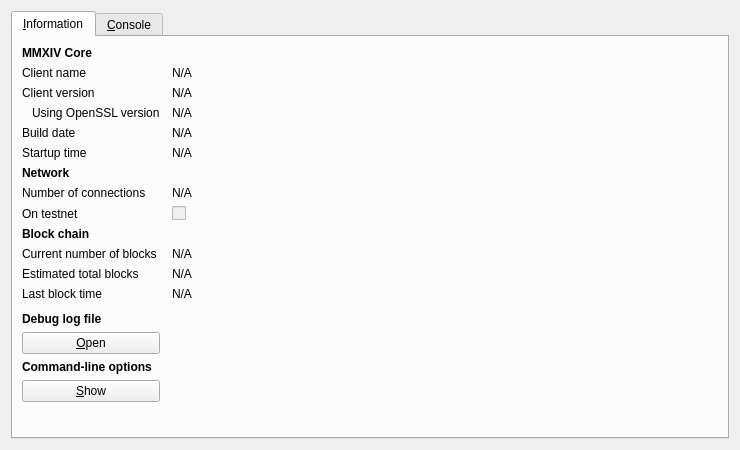
<?xml version="1.0" encoding="UTF-8"?>
<ui version="4.0">
 <class>RPCConsole</class>
 <widget class="QDialog" name="RPCConsole">
  <property name="geometry">
   <rect>
    <x>0</x>
    <y>0</y>
    <width>740</width>
    <height>450</height>
   </rect>
  </property>
  <property name="windowTitle">
   <string>MMXIV - Debug window</string>
  </property>
  <layout class="QVBoxLayout" name="verticalLayout_2">
   <item>
    <widget class="QTabWidget" name="tabWidget">
     <property name="currentIndex">
      <number>0</number>
     </property>
     <widget class="QWidget" name="tab_info">
      <attribute name="title">
       <string>&amp;Information</string>
      </attribute>
      <layout class="QGridLayout" name="gridLayout" columnstretch="0,1">
       <property name="horizontalSpacing">
        <number>12</number>
       </property>
       <item row="0" column="0">
        <widget class="QLabel" name="label_9">
         <property name="font">
          <font>
           <weight>75</weight>
           <bold>true</bold>
          </font>
         </property>
         <property name="text">
          <string>MMXIV Core</string>
         </property>
        </widget>
       </item>
       <item row="1" column="0">
        <widget class="QLabel" name="label_5">
         <property name="text">
          <string>Client name</string>
         </property>
        </widget>
       </item>
       <item row="1" column="1">
        <widget class="QLabel" name="clientName">
         <property name="cursor">
          <cursorShape>IBeamCursor</cursorShape>
         </property>
         <property name="text">
          <string>N/A</string>
         </property>
         <property name="textFormat">
          <enum>Qt::PlainText</enum>
         </property>
         <property name="textInteractionFlags">
          <set>Qt::LinksAccessibleByMouse|Qt::TextSelectableByKeyboard|Qt::TextSelectableByMouse</set>
         </property>
        </widget>
       </item>
       <item row="2" column="0">
        <widget class="QLabel" name="label_6">
         <property name="text">
          <string>Client version</string>
         </property>
        </widget>
       </item>
       <item row="2" column="1">
        <widget class="QLabel" name="clientVersion">
         <property name="cursor">
          <cursorShape>IBeamCursor</cursorShape>
         </property>
         <property name="text">
          <string>N/A</string>
         </property>
         <property name="textFormat">
          <enum>Qt::PlainText</enum>
         </property>
         <property name="textInteractionFlags">
          <set>Qt::LinksAccessibleByMouse|Qt::TextSelectableByKeyboard|Qt::TextSelectableByMouse</set>
         </property>
        </widget>
       </item>
       <item row="3" column="0">
        <widget class="QLabel" name="label_14">
         <property name="text">
          <string>Using OpenSSL version</string>
         </property>
         <property name="indent">
          <number>10</number>
         </property>
        </widget>
       </item>
       <item row="3" column="1">
        <widget class="QLabel" name="openSSLVersion">
         <property name="cursor">
          <cursorShape>IBeamCursor</cursorShape>
         </property>
         <property name="text">
          <string>N/A</string>
         </property>
         <property name="textFormat">
          <enum>Qt::PlainText</enum>
         </property>
         <property name="textInteractionFlags">
          <set>Qt::LinksAccessibleByMouse|Qt::TextSelectableByKeyboard|Qt::TextSelectableByMouse</set>
         </property>
        </widget>
       </item>
       <item row="4" column="0">
        <widget class="QLabel" name="label_12">
         <property name="text">
          <string>Build date</string>
         </property>
        </widget>
       </item>
       <item row="4" column="1">
        <widget class="QLabel" name="buildDate">
         <property name="cursor">
          <cursorShape>IBeamCursor</cursorShape>
         </property>
         <property name="text">
          <string>N/A</string>
         </property>
         <property name="textFormat">
          <enum>Qt::PlainText</enum>
         </property>
         <property name="textInteractionFlags">
          <set>Qt::LinksAccessibleByMouse|Qt::TextSelectableByKeyboard|Qt::TextSelectableByMouse</set>
         </property>
        </widget>
       </item>
       <item row="5" column="0">
        <widget class="QLabel" name="label_13">
         <property name="text">
          <string>Startup time</string>
         </property>
        </widget>
       </item>
       <item row="5" column="1">
        <widget class="QLabel" name="startupTime">
         <property name="cursor">
          <cursorShape>IBeamCursor</cursorShape>
         </property>
         <property name="text">
          <string>N/A</string>
         </property>
         <property name="textFormat">
          <enum>Qt::PlainText</enum>
         </property>
         <property name="textInteractionFlags">
          <set>Qt::LinksAccessibleByMouse|Qt::TextSelectableByKeyboard|Qt::TextSelectableByMouse</set>
         </property>
        </widget>
       </item>
       <item row="6" column="0">
        <widget class="QLabel" name="label_11">
         <property name="font">
          <font>
           <weight>75</weight>
           <bold>true</bold>
          </font>
         </property>
         <property name="text">
          <string>Network</string>
         </property>
        </widget>
       </item>
       <item row="7" column="0">
        <widget class="QLabel" name="label_7">
         <property name="text">
          <string>Number of connections</string>
         </property>
        </widget>
       </item>
       <item row="7" column="1">
        <widget class="QLabel" name="numberOfConnections">
         <property name="cursor">
          <cursorShape>IBeamCursor</cursorShape>
         </property>
         <property name="text">
          <string>N/A</string>
         </property>
         <property name="textFormat">
          <enum>Qt::PlainText</enum>
         </property>
         <property name="textInteractionFlags">
          <set>Qt::LinksAccessibleByMouse|Qt::TextSelectableByKeyboard|Qt::TextSelectableByMouse</set>
         </property>
        </widget>
       </item>
       <item row="8" column="0">
        <widget class="QLabel" name="label_8">
         <property name="text">
          <string>On testnet</string>
         </property>
        </widget>
       </item>
       <item row="8" column="1">
        <widget class="QCheckBox" name="isTestNet">
         <property name="enabled">
          <bool>false</bool>
         </property>
         <property name="text">
          <string/>
         </property>
        </widget>
       </item>
       <item row="9" column="0">
        <widget class="QLabel" name="label_10">
         <property name="font">
          <font>
           <weight>75</weight>
           <bold>true</bold>
          </font>
         </property>
         <property name="text">
          <string>Block chain</string>
         </property>
        </widget>
       </item>
       <item row="10" column="0">
        <widget class="QLabel" name="label_3">
         <property name="text">
          <string>Current number of blocks</string>
         </property>
        </widget>
       </item>
       <item row="10" column="1">
        <widget class="QLabel" name="numberOfBlocks">
         <property name="cursor">
          <cursorShape>IBeamCursor</cursorShape>
         </property>
         <property name="text">
          <string>N/A</string>
         </property>
         <property name="textFormat">
          <enum>Qt::PlainText</enum>
         </property>
         <property name="textInteractionFlags">
          <set>Qt::LinksAccessibleByMouse|Qt::TextSelectableByKeyboard|Qt::TextSelectableByMouse</set>
         </property>
        </widget>
       </item>
       <item row="11" column="0">
        <widget class="QLabel" name="label_4">
         <property name="text">
          <string>Estimated total blocks</string>
         </property>
        </widget>
       </item>
       <item row="11" column="1">
        <widget class="QLabel" name="totalBlocks">
         <property name="cursor">
          <cursorShape>IBeamCursor</cursorShape>
         </property>
         <property name="text">
          <string>N/A</string>
         </property>
         <property name="textFormat">
          <enum>Qt::PlainText</enum>
         </property>
         <property name="textInteractionFlags">
          <set>Qt::LinksAccessibleByMouse|Qt::TextSelectableByKeyboard|Qt::TextSelectableByMouse</set>
         </property>
        </widget>
       </item>
       <item row="12" column="0">
        <widget class="QLabel" name="label_2">
         <property name="text">
          <string>Last block time</string>
         </property>
        </widget>
       </item>
       <item row="12" column="1">
        <widget class="QLabel" name="lastBlockTime">
         <property name="cursor">
          <cursorShape>IBeamCursor</cursorShape>
         </property>
         <property name="text">
          <string>N/A</string>
         </property>
         <property name="textFormat">
          <enum>Qt::PlainText</enum>
         </property>
         <property name="textInteractionFlags">
          <set>Qt::LinksAccessibleByMouse|Qt::TextSelectableByKeyboard|Qt::TextSelectableByMouse</set>
         </property>
        </widget>
       </item>
       <item row="13" column="0">
        <spacer name="verticalSpacer_2">
         <property name="orientation">
          <enum>Qt::Vertical</enum>
         </property>
         <property name="sizeHint" stdset="0">
          <size>
           <width>20</width>
           <height>20</height>
          </size>
         </property>
        </spacer>
       </item>
       <item row="14" column="0">
        <widget class="QLabel" name="labelDebugLogfile">
         <property name="font">
          <font>
           <weight>75</weight>
           <bold>true</bold>
          </font>
         </property>
         <property name="text">
          <string>Debug log file</string>
         </property>
        </widget>
       </item>
       <item row="15" column="0">
        <widget class="QPushButton" name="openDebugLogfileButton">
         <property name="toolTip">
          <string>Open the MMXIV debug log file from the current data directory. This can take a few seconds for large log files.</string>
         </property>
         <property name="text">
          <string>&amp;Open</string>
         </property>
         <property name="autoDefault">
          <bool>false</bool>
         </property>
        </widget>
       </item>
       <item row="16" column="0">
        <widget class="QLabel" name="labelCLOptions">
         <property name="font">
          <font>
           <weight>75</weight>
           <bold>true</bold>
          </font>
         </property>
         <property name="text">
          <string>Command-line options</string>
         </property>
        </widget>
       </item>
       <item row="17" column="0">
        <widget class="QPushButton" name="showCLOptionsButton">
         <property name="toolTip">
          <string>Show the MMXIV-Qt help message to get a list with possible MMXIV command-line options.</string>
         </property>
         <property name="text">
          <string>&amp;Show</string>
         </property>
         <property name="autoDefault">
          <bool>false</bool>
         </property>
        </widget>
       </item>
       <item row="18" column="0">
        <spacer name="verticalSpacer">
         <property name="orientation">
          <enum>Qt::Vertical</enum>
         </property>
         <property name="sizeHint" stdset="0">
          <size>
           <width>20</width>
           <height>40</height>
          </size>
         </property>
        </spacer>
       </item>
      </layout>
     </widget>
     <widget class="QWidget" name="tab_console">
      <attribute name="title">
       <string>&amp;Console</string>
      </attribute>
      <layout class="QVBoxLayout" name="verticalLayout_3">
       <property name="spacing">
        <number>3</number>
       </property>
       <item>
        <widget class="QTextEdit" name="messagesWidget">
         <property name="minimumSize">
          <size>
           <width>0</width>
           <height>100</height>
          </size>
         </property>
         <property name="readOnly">
          <bool>true</bool>
         </property>
         <property name="tabKeyNavigation" stdset="0">
          <bool>false</bool>
         </property>
         <property name="columnCount" stdset="0">
          <number>2</number>
         </property>
        </widget>
       </item>
       <item>
        <layout class="QHBoxLayout" name="horizontalLayout">
         <property name="spacing">
          <number>3</number>
         </property>
         <item>
          <widget class="QLabel" name="label">
           <property name="text">
            <string notr="true">&gt;</string>
           </property>
          </widget>
         </item>
         <item>
          <widget class="QLineEdit" name="lineEdit"/>
         </item>
         <item>
          <widget class="QPushButton" name="clearButton">
           <property name="maximumSize">
            <size>
             <width>24</width>
             <height>24</height>
            </size>
           </property>
           <property name="toolTip">
            <string>Clear console</string>
           </property>
           <property name="text">
            <string/>
           </property>
           <property name="icon">
            <iconset resource="../bitcoin.qrc">
             <normaloff>:/icons/remove</normaloff>:/icons/remove</iconset>
           </property>
           <property name="shortcut">
            <string notr="true">Ctrl+L</string>
           </property>
           <property name="autoDefault">
            <bool>false</bool>
           </property>
          </widget>
         </item>
        </layout>
       </item>
      </layout>
     </widget>
    </widget>
   </item>
  </layout>
 </widget>
 <resources>
  <include location="../bitcoin.qrc"/>
 </resources>
 <connections/>
</ui>
